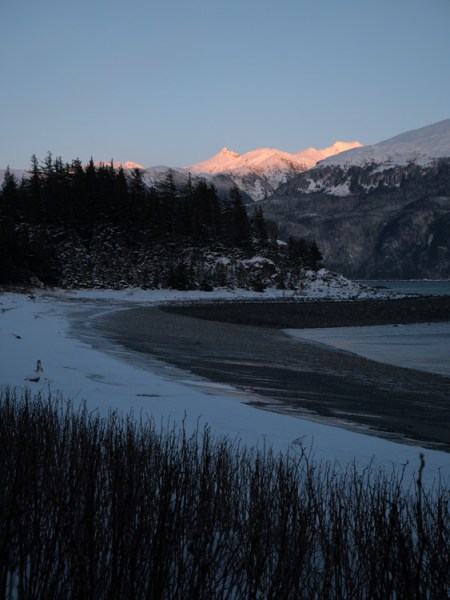
#> input picture landscape_1.jpg, 450 x 600 px
$ python PartD.py
#> lines starting #> are read from the running program, lines starting #| are printed output that depends on the picture
# use the provided landscape to create panorama.
# use the Poisson blending.

import cv2
import numpy as np


def get_corners(image):
    corners = np.zeros((4, 1, 2), dtype=np.float32)
    shape = image.shape
    y = shape[0]
    x = shape[1]
    corners[0] = [0, 0]
    corners[1] = [0, y]
    corners[2] = [x, y]
    corners[3] = [x, 0]
    return corners

def compute_min(result_dims, axis):
    if axis == 'x':
        x_min = int(result_dims.min(axis=0).reshape(-1, order='A')[0])
        return x_min
    if axis == 'y':
        y_min = int(result_dims.min(axis=0).reshape(-1, order='A')[1])
        return y_min

def compute_max(result_dims, axis):
    if axis == 'x':
        x_max = int(result_dims.max(axis=0).reshape(-1, order='A')[0])
        return x_max
    if axis == 'y':
        y_max = int(result_dims.max(axis=0).reshape(-1, order='A')[1])
        return y_max

def compute_homo(img1, img2, threshold):
    sift = cv2.xfeatures2d.SIFT_create()
    gray = cv2.cvtColor(img1, cv2.COLOR_BGR2GRAY)
    gray2 = cv2.cvtColor(img2, cv2.COLOR_BGR2GRAY)
    key_points, desc = sift.detectAndCompute(gray, None)
    key_points2, desc2 = sift.detectAndCompute(gray2, None)
    bf = cv2.BFMatcher()
    matches = bf.knnMatch(desc, desc2, k=2)
    match_array = []
    for m, n in matches:
        if m.distance < threshold * n.distance:
            match_array.append(m)
    img1_pts = []
    img2_pts = []
    for match in match_array:
        img1_pts.append(key_points[match.queryIdx].pt)
        img2_pts.append(key_points2[match.trainIdx].pt)
    img1_pts = np.float32(img1_pts).reshape(-1, 1, 2)
    img2_pts = np.float32(img2_pts).reshape(-1, 1, 2)
    M, mask = cv2.findHomography(img1_pts, img2_pts, cv2.RANSAC, 5.0)
    return M


def blend_image(img1, img2, M):
    dim1 = get_corners(img1).reshape(-1, 1, 2)
    dim2_temp = get_corners(img2).reshape(-1, 1, 2)
    dim2 = cv2.perspectiveTransform(dim2_temp, M)
    result_dims = np.concatenate((dim1, dim2))
    x_min = compute_min(result_dims, 'x')
    y_min = compute_min(result_dims, 'y')
    x_max = compute_max(result_dims, 'x')
    y_max = compute_max(result_dims, 'y')
    t_array = np.array([[1, 0, -x_min], [0, 1, -y_min], [0, 0, 1]])
    result = cv2.warpPerspective(img2, t_array.dot(M), (x_max - x_min, y_max - y_min))
    result[-y_min: img1.shape[:2][0] + -y_min, -x_min: img1.shape[:2][1] + -x_min] = img1
    return result


img1 = cv2.imread('landscape_1.jpg')
#> img1 is the input picture: shape (600, 450, 3); mean B, G, R 87, 73.3, 61.5
img2 = cv2.imread('landscape_2.jpg')
img3 = cv2.imread('landscape_3.jpg')
img4 = cv2.imread('landscape_4.jpg')
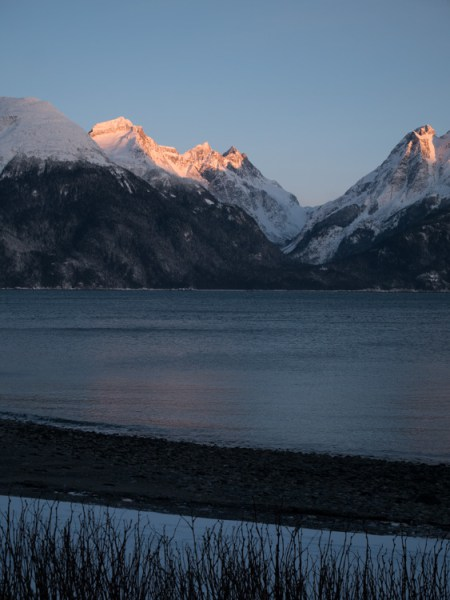
#> input picture landscape_4.jpg, 450 x 600 px
#> img4 is the input picture: shape (600, 450, 3); mean B, G, R 95.4, 79.5, 65.2
img5 = cv2.imread('landscape_5.jpg')
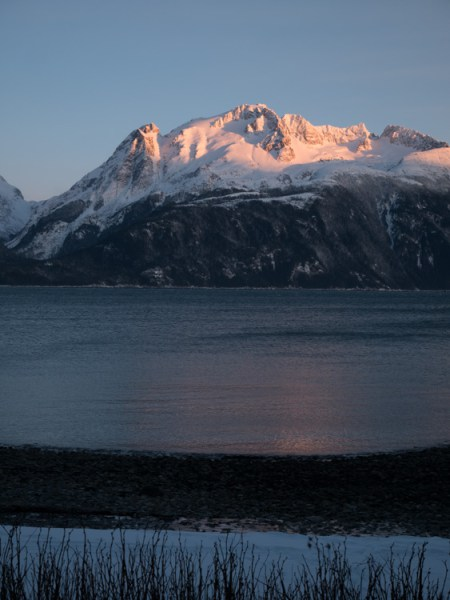
#> input picture landscape_5.jpg, 450 x 600 px
#> img5 is the input picture: shape (600, 450, 3); mean B, G, R 93.8, 78.8, 67.1
img6 = cv2.imread('landscape_6.jpg')
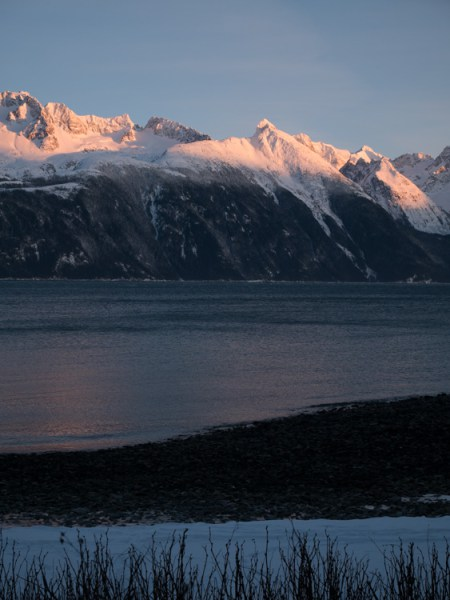
#> input picture landscape_6.jpg, 450 x 600 px
#> img6 is the input picture: shape (600, 450, 3); mean B, G, R 88.3, 75, 66.4
img7 = cv2.imread('landscape_7.jpg')
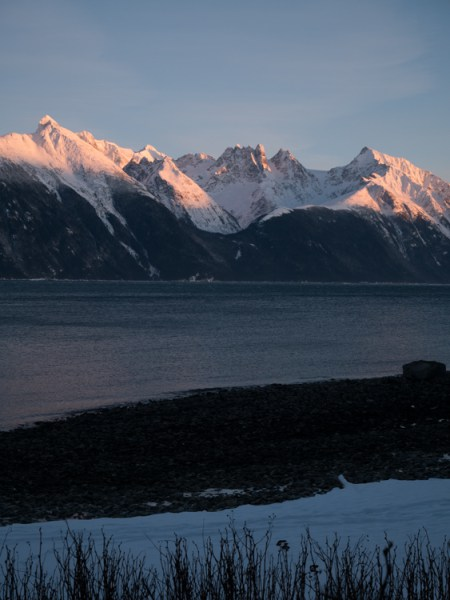
#> input picture landscape_7.jpg, 450 x 600 px
#> img7 is the input picture: shape (600, 450, 3); mean B, G, R 89.7, 75.9, 65.8
img8 = cv2.imread('landscape_8.jpg')
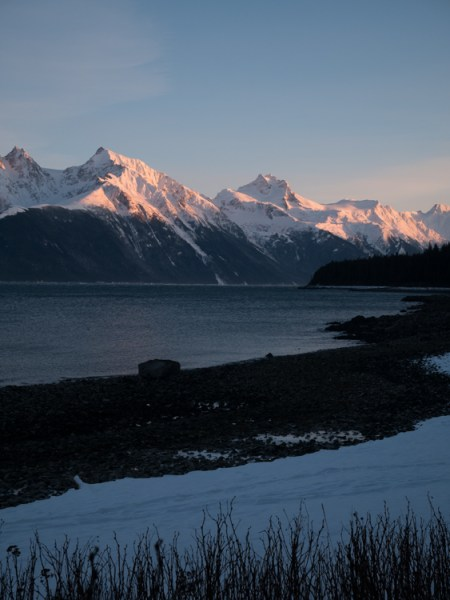
#> input picture landscape_8.jpg, 450 x 600 px
#> img8 is the input picture: shape (600, 450, 3); mean B, G, R 95.9, 81.1, 68.5
img9 = cv2.imread('landscape_9.jpg')

M_1 = compute_homo(img1, img2, 0.4)
#> in compute_homo, `gray = cv2.cvtColor(img1, cv2.COLOR_BGR2GRAY)`:
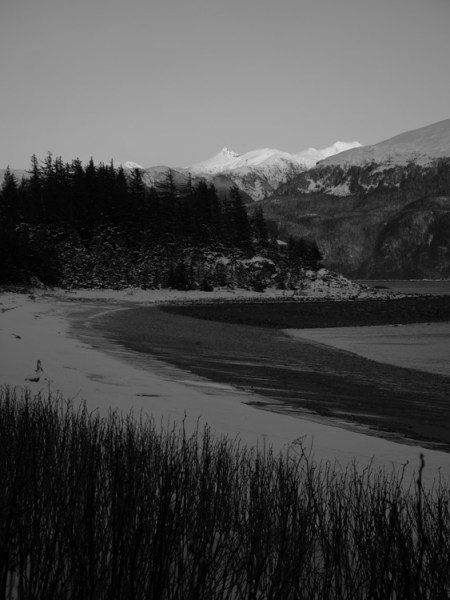
#> gray: shape (600, 450); min 0, max 222, mean 71.3
#> (the run stopped early here; a loop or call above may not have finished)
